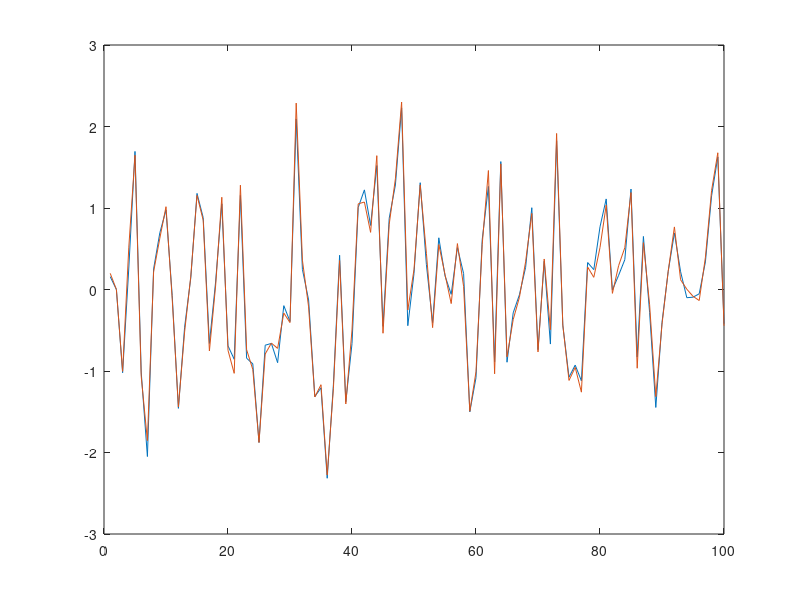

Recreate this plot in MATLAB. (Note: this script raises an error after producing the figure.)
clear all
close all
clc
%% Generate Data %%
% Define parameters
T = 100;                                                                    % Number of time steps
numSims = 1;
% True parameter value
true_a = 0.2;

TransitionFunction_true = @(state) [true_a*state(:,1)] + [1] .* randn(1,1);
ObservationFunction_true = @(state) [state(:,1)] + 0.1*randn();

% Generate synthetic data
for i =1:numSims
    true_x = zeros(T,1);
    obs_y = zeros(T,1);
    Obs_Y = zeros(T,numSims);
    true_x(1,:) = randn(1,1);
    obs_y(1) = true_x(1) + randn;                                               % Initial observation
    
    for t = 3:T
        true_x(t,:) = TransitionFunction_true(true_x(t-1,:));                   % State transition equation
        obs_y(t) = ObservationFunction_true(true_x(t,:));                     % Observation equation
    end
    Obs_Y(:,i) = obs_y;
end

plot(obs_y)
hold on
plot(true_x(:,1))

%%
tic
% Define Observation and Transition densities
numParticles = [1000 3];
ObservationDensity_pdf = @(y,state) normpdf(y,state(:,1),0.1); 
TransitionDensity = @(state, t) [(state(:,2)+state(:,3)).*state(:,1), state(:,2), state(:,3)] + [1, 1, 1/t] .* randn(numParticles);  % Transition density,   q(x_k+1 | x_k)

X_res = zeros(T,numSims);
a_res = zeros(T,numSims);
figure()
for i = 1:numSims
    states = SMC_estimate(Obs_Y(:,i), ObservationDensity_pdf, TransitionDensity, numParticles);

    X_res(:,i) = states(:,1);
    a_res(:,i) = states(:,2);

subplot(2,1,1)
hold on
plot(1:T,X_res(:,i)-true_x(:,i))
plot(1:T,zeros(T,1))
legend('x error')
title('SMC')
subplot(2,1,2)
hold on
plot(1:T,a_res(:,i)-true_a(i))
plot(1:T,zeros(T,1))
legend('a error')
title('SMC')

MSE_x(i) = mean((X_res(:,i) - true_x(:,i)).^2);
MSE_a(i) = mean((a_res(:,i) - true_a(i)).^2);
end
%figure()
%boxplot(a_res(1:10:end,:)' - true_a, 1:10:100)
%title('SMC')

fprintf('SMC MSE X\n')
mean(MSE_x)
fprintf('SMC MSE a\n')
mean(MSE_a)
toc

for i = 1:numSims
figure()
subplot(4,1,1)
plot(a_res(end,i).*X_res(:,i))
hold on
plot(Obs_Y(:,i))
title('Y vs prediction')
legend('y pred','y')
subplot(4,1,2)
plot(Obs_Y(:,i) - a_res(end,i).*X_res(:,i))
title('Y resid')
subplot(4,1,3)
plot(true_a(i)*true_x(:,i))
hold on
plot(Obs_Y(:,i))
legend('y pred','y')
title('Y vs best possible')
subplot(4,1,4)
plot(Obs_Y(:,i) - true_a(i)*true_x(:,i))
title('best possible')
end
%%
tic
% Define Observation and Transition densities
numParticles = 1000;
numStates = 1;
numParams = 1;
ObservationDensity = @(y,state, numParticles) normpdf(y,state(:,1),1); 
TransitionDensity = @(state, t, numParticles) [state(:,2).*(state(:,1)), state(:,2)] + [1, 1/t] .* randn(numParticles, numStates+numParams);  % Transition density,   q(x_k+1 | x_k)
X_res = zeros(T,numSims);
a_res = zeros(T,numSims);
%b_res = zeros(T,numSims);

figure()
for i = 1:numSims
    [states, params] = EIF_estimate(Obs_Y(:,i), ObservationDensity, TransitionDensity, numStates, numParams);

    X_res(:,i) = states(:,1);
    a_res(:,i) = params(:,1);

subplot(2,1,1)
plot(1:T,states(:,1)-true_x(i))
hold on
plot(1:T,zeros(T,1))
legend('x error')
title('SMC')
subplot(2,1,2)
plot(1:T,params(:,1)-true_a(i))
hold on
plot(1:T,zeros(T,1))
legend('a error')
title('SMC')

MSE_x(i) = mean((X_res(:,i) - true_x(i)).^2);
MSE_a(i) = mean((a_res(:,i) - true_a(i)).^2);
end
figure()
boxplot(a_res(1:10:end,:)' - true_a, 1:10:100)
title('EIF')
fprintf('EIF MSE x\n')
mean(MSE_x)
fprintf('EIF MSE a\n')
mean(MSE_a)
toc
%%
tic
data = Obs_Y(:,1);
transitionFunction = @(x, theta) theta(:,1).*(x(:,1));
observationFunction = @(x,theta) x(:,1);
numStates = 1;
numParams = 1;
figure()
for i = 1:numSims
    i
    [states, params] = IF2_estimate(Obs_Y(:,i), transitionFunction, observationFunction, numStates, numParams);
    
    X_res(:,i) = states(:,end,1);
    a_res(:,i) = params(:,1);

subplot(2,1,1)
plot(1:T,states(:,1)-true_x(i))
hold on
plot(1:T,zeros(T,1))
legend('x error')
title('SMC')
subplot(2,1,2)
plot(1:T,params(:,1)-true_a(i))
hold on
plot(1:T,zeros(T,1))
legend('a error')
title('SMC')

MSE_x(i) = mean((X_res(:,i) - true_x(i)).^2);
MSE_a(i) = mean((a_res(:,i) - true_a(i)).^2);
end
figure()
boxplot(a_res(1:10:end,:)' - true_a, 1:10:100)
title('IF2')

fprintf('IF2 MSE x\n')
mean(MSE_x)
fprintf('IF2 MSE a\n')
mean(MSE_a)
toc

for i = 1:numSims
figure()
subplot(2,1,1)
plot(a_res(25,i)*X_res(:,i))
hold on
plot(Obs_Y(:,i))
legend('y pred','y')
subplot(2,1,2)
plot(Obs_Y(:,i) - a_res(25,i)*X_res(:,i))
end
%%
clear a_res
tic
data = Obs_Y(:,1);
transitionFunction = @(x, theta) [theta(:,1).*(x(:,1) + x(:,2)), x(:,2)];
observationFunction = @(x,theta) x(:,1);
numStates = 2;
numParams = 1;
figure()
for i = 1:numSims
    i
    [states, params] = AIF_estimate(Obs_Y(:,i), transitionFunction, observationFunction, numStates, numParams);
    
    X_res(:,i) = states(:,end,1);
    X2_res(:,i) = states(:,end,2);
    a_res(:,i) = params(:,1);

subplot(3,1,1)
plot(1:T,states(:,1))
hold on
plot(1:T,true_x(:,1))
legend('x_1')
title('AIF')
subplot(3,1,2)
plot(1:T,states(:,2))
hold on
plot(1:T,true_x(:,2))
legend('x_2')
title('AIF')
subplot(3,1,3)
plot(1:25,params(:,1))
hold on
plot(1:25,true_a(i)*ones(25,1))
legend('a')
title('AIF')
end
toc

for i = 1:numSims
figure()
subplot(2,1,1)
plot(a_res(25,i).*X_res(:,i).*X2_res(:,i) + X2_res(:,i))
hold on
plot(Obs_Y(:,i))
legend('y pred','y')
subplot(2,1,2)
plot(Obs_Y(:,i) - a_res(25,i).*X_res(:,i).*X2_res(:,i) + X2_res(:,i))
legend('y pred resid')
end

%%
transitionFunction = @(x, theta) [theta(:,1).*(x(:,1)), theta(:,1)];
observationFunction = @(x,theta) x(:,1);
numStates = 1;
numParams = 1;

[states, params] = EIF_batch_estimate(Obs_Y, observationFunction, transitionFunction, numStates, numParams);

%%
figure()
plot(states(:,1))
hold on
plot(true_x(:,1))

figure()
plot(true_a.*ones(10,1));
hold on
plot(params)
